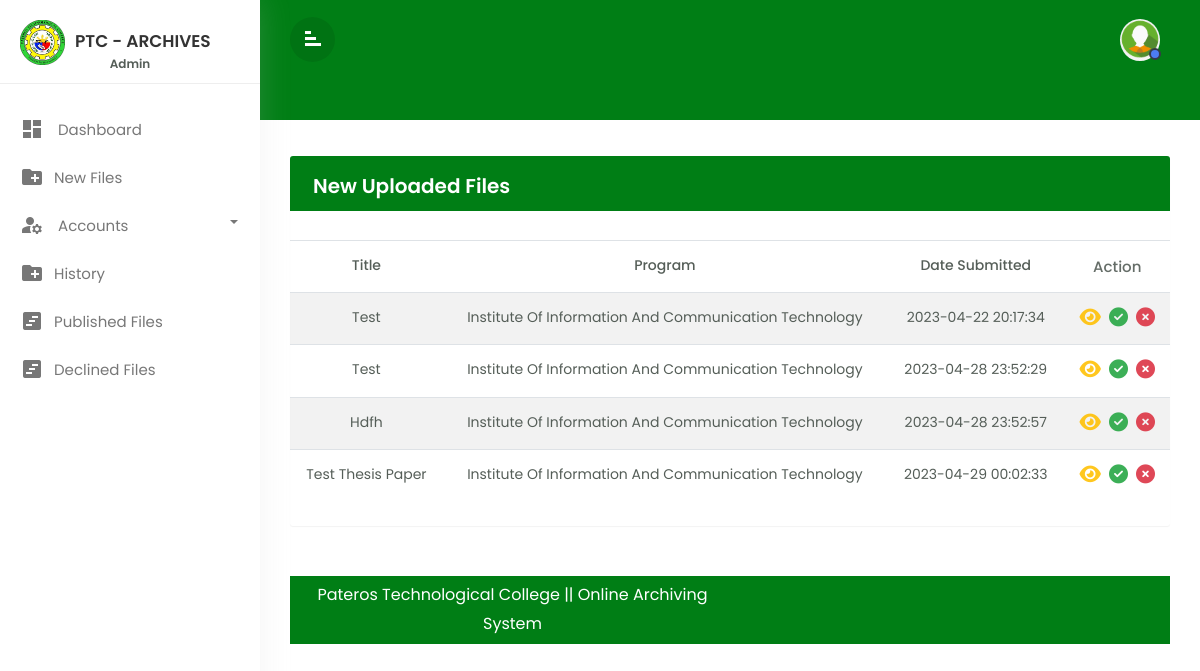
Page /admin/newfiles.php on the earlier database version.
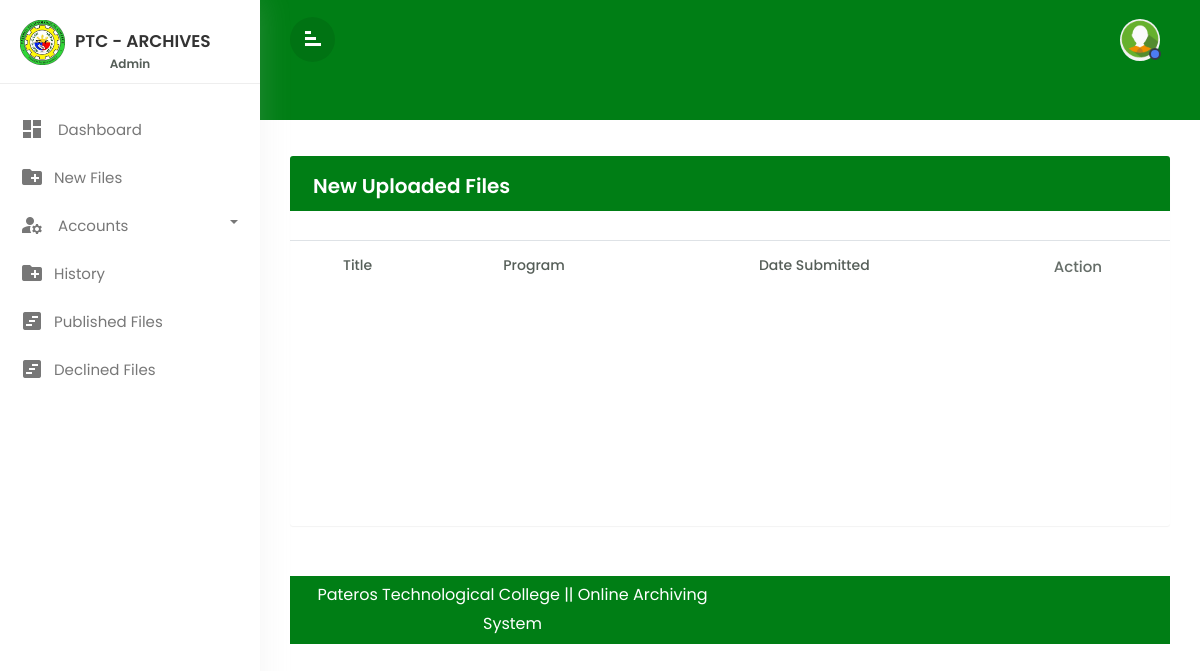
Same page on the later database version.
### tables this page shows
CREATE TABLE `thesisfile` (
  `id` int(11) NOT NULL,
  `Thesis_ID` varchar(50) NOT NULL,
  `Title` varchar(255) NOT NULL,
  `Department` varchar(50) NOT NULL,
  `DateUpload` date NOT NULL,
  `FileName` text NOT NULL,
  `Participants` varchar(255) NOT NULL,
  `Status` varchar(50) NOT NULL DEFAULT 'Pending',
  `Remarks` text NOT NULL,
  `SubmittedBy` varchar(50) NOT NULL,
  `DateCreated` datetime NOT NULL DEFAULT current_timestamp(),
  `LastUpdate` datetime DEFAULT NULL
);

### Model/DisplayTable.php (the view, shortened to what this page needs)
<?php
    class DisplayTable extends config{
        public function displayThesis(){
            $con = $this->openConnection();
            $sqlQ = $con->prepare("SELECT * FROM thesisfile WHERE Status = 'Pending'");
            if($sqlQ->execute()){
                while($row = $sqlQ->fetch()){
                    $id = $row['Thesis_ID'];
                    $Title = $row['Title'];
                    $Department = $row['Department'];
                    $DateCreated = $row['DateCreated'];
                    $Dept = "";
                    if($Department == "IICT"){
                        $Dept = "Institute of Information and Communication Technology";
                    }
                    else if($Department == "IBOA"){
                        $Dept = "Institute of Business and Office Administration";
                    }
                    echo "<tr>
                        <td>${Title}</td>
                        <td>${Dept}</td>
                        <td>${DateCreated}</td>
                        <td style='font-size: 0.95rem;'><a href='javascript:void(0)' id='${id}' class='viewThesis'><i class='fa-solid fa-eye text-warning'></i></a>&nbsp; <a href='javascript:void(0)' id='${id}' class='approveThesis'><i class='fa-solid fa-circle-check text-success'></i></a>&nbsp; <a href='javascript:void(0)' id='${id}' class='disapproveThesis'><i class='fa-solid fa-circle-xmark text-danger'></i></a></td>
                    </tr>";
                }
            }
        }
    }
?>

### admin/newfiles.php (shortened to what this page needs)
<?php
    require_once '../Model/DisplayTable.php';
    $display = new DisplayTable;
?>
<!doctype html>
<html lang="en">
    <head>
        <link rel="stylesheet" href="../css/bootstrap.min.css?v=1">
        <link rel="stylesheet" href="../css/custom.css?v=5">
            <link rel="stylesheet" href="https://cdnjs.cloudflare.com/ajax/libs/font-awesome/6.4.0/css/all.min.css" />
            <link rel="stylesheet" href="//cdn.datatables.net/1.13.4/css/jquery.dataTables.min.css">
    </head>
    <body>
        <div class="wrapper">
            <?php include 'sidebar.php'; ?>
            <div id="content">
                <?php include 'topbar.php'; ?>
                <div class="main-content">
                    <div class="row">
                        <div class="col-md-12">
                            <div class="table-wrapper">
                                <div class="table-title">
                                    <div class="row">
                                        <div class="col-sm-6 p-0 flex justify-content-lg-start justify-content-center">
                                            <h2 class="ml-lg-2">New uploaded files</h2>
                                        </div>
                                    </div>
                                </div>
                                <div class="newfiles">
                                <br>
                                <table class="table table-striped " id="thisTable">
                                    <thead>
                                        <tr>
                                            <td style='font-weight: 500'>Title</td>
                                            <td style='font-weight: 500'>Program</td>
                                            <td style='font-weight: 500'>Date Submitted</td>
                                            <td style='font-weight: 500; font-size: 0.94rem'>Action</td>
                                        </tr>
                                    </thead>
                                    <tbody>
                                       <?php $display->displayThesis(); ?>
                                    </tbody>
                                </table>
                            </div>
                        </div>
                    </div>
                </div>
                  <footer class="footer">
                    <div class="container-fluid">
                        <div class="row">
                            <div class="col-md-6">
                                <nav class="d-flex">
                                    Pateros Technological College || Online Archiving System
                                </nav>
                            </div>
                        </div>
                    </div>
                </footer>
            </div>
    </body>
</html>

### admin/sidebar.php (shortened to what this page needs)
<nav id="sidebar">
    <div class="sidebar-header">
        <h3><img src="../img/ptcoppa.png" class="img-fluid" /><span>PTC - Archives</span></h3>
        <h6 class="labelad">Admin</h6>
    </div>
    <ul class="list-unstyled components">
        <li class="">
            <a href="dashboard.php" class="dashboard"><i class="material-icons">dashboard</i>
                <span>Dashboard</span></a>
        </li>
        <li class="">
            <a href="newfiles.php" >
                <i class="material-icons">create_new_folder</i>New files</a>
        </li>
        <li class="dropdown">
            <a href="#pageSubmenu4" data-toggle="collapse" aria-expanded="false" class="dropdown-toggle">
                <i class="material-icons">manage_accounts</i>
                <span>Accounts</span></a>
        </li>
        <li class="">
            <a href="history.php" >
                <i class="material-icons">create_new_folder</i>History</a>
        </li>
        <li class="">
            <a href="view.php"><i class="material-icons">view_timeline</i><span>Published Files</span></a>
        </li>
        <li class="">
            <a href="declinefiles.php"><i class="material-icons">view_timeline</i><span>Declined Files</span></a>
        </li>
    </ul>
</nav>

### admin/topbar.php (shortened to what this page needs)
<div class="top-navbar fixed-top">
                   <div class="xp-topbar">
                       <div class="row">
                           <div class="col-2 col-md-1 col-lg-1 order-2 order-md-1 align-self-center">
                               <div class="xp-menubar">
                                   <span class="material-icons text-white">signal_cellular_alt
                                   </span>
                               </div>
                           </div>
                           <div class="col-md-5 col-lg-3 order-3 order-md-2">
                           </div>
                           <div class="col-10 col-md-6 col-lg-8 order-1 order-md-3">
                               <div class="xp-profilebar text-right">
                                   <nav class="navbar p-0">
                                       <ul class="nav navbar-nav flex-row ml-auto">
                                           <li class="nav-item dropdown">
                                               <a class="nav-link" href="#" data-toggle="dropdown">
                                                   <img src="../img/profileup.png"
                                                       style="width:40px; border-radius:50%;" />
                                                   <span class="xp-user-live"></span>
                                               </a>
                                           </li>
                                       </ul>
                                   </nav>
                               </div>
                           </div>
                       </div>
                   </div>
               </div>

### css/custom.css (style rules this page uses)
body, html { line-height: 1.8; font-family: 'Poppins', sans-serif; color: #555e58; text-transform: capitalize; font-weight: 400; margin: 0px; padding: 0px; }
.material-icons { font-family: 'Material Icons'; font-weight: normal; font-style: normal; font-size: 24px; display: inline-block; line-height: 1; text-transform: none; letter-spacing: normal; word-wrap: normal; white-space: nowrap; direction: ltr; -webkit-font-smoothing: antialiased; text-rendering: optimizeLegibility; -moz-osx-font-smoothing: grayscale; font-feature-settings: 'liga'; }
h1, h2, h3, h4, h5, h6, .h1, .h3, .h4 { font-weight: 400; line-height: 1.5em; }
a { color: #333; font-weight: 400; }
ul, ol { padding: 0px; margin: 0px; list-style: none; }
ul.components { padding: 20px 0; }
a, a:hover, a:focus { color: #333; text-decoration: none; transition: all 0.3s; }
.wrapper { position: relative; width: 100%; overflow: auto; }
#sidebar { position: fixed; height: 100% !important; top: 0; left: 0; bottom: 0; z-index: 11; width: 260px; overflow: auto; transition: all 0.3s; background-color: rgb(255, 255, 255); box-shadow: 0 0 30px 0 rgba(200 200 200 / 20%); }
@media only screen and (min-width:992px) { #content { width: calc(100% - 260px); position: relative; float: right; transition: all 0.3s; } }
#sidebar .sidebar-header { padding: 20px; background-color: #fff; border-bottom: 1px solid #eee; }
.sidebar-header h3 { color: #333; font-size: 17px; margin: 0px; text-transform: uppercase; transition: all 0.5s ease; font-weight: 600; }
.sidebar-header h3 img { width: 45px; margin-right: 10px; }
#sidebar ul li { padding: 2px 0px; }
.dropdown-toggle::after { position: absolute; right: 22px; top: 18px; color: #777777; }
#sidebar ul li.dropdown { position: sticky; }
#sidebar ul li a { padding: 5px 10px 5px 20px; line-height: 30px; font-size: 15px; position: relative; font-weight: 400; display: block; color: #777777; text-transform: capitalize; }
#sidebar ul li a i { position: relative; margin-right: 10px; top: 6px; }
#content { position: relative; transition: all 0.5s; background-attachment: #f9fafc; }
.top-navbar { width: 100%; z-index: 9; position: relative; padding: 15px 30px; background-color: #007e15; height: 120px; }
.main-content { padding: 30px 30px 0px 30px; }
.navbar { background-color: #007e15; color: #fff; }
.xp-menubar { border-radius: 50%; width: 45px; height: 45px; line-height: 45px; text-align: center; margin-right: 20px; border: none; color: #fff; cursor: pointer; background-color: rgba(0, 0, 0, 0.09); }
.xp-menubar span { margin: 9px; padding: 0px; transform: rotate(90deg); }
.navbar-nav>li>a { color: #fff; }
.navbar-nav li a { position: relative; display: block; padding: 4px 10px !important; }
.xp-user-live { position: absolute; bottom: 5px; right: 9px; width: 12px; height: 12px; border-radius: 50%; border: 2px solid #353b48; background-color: #4c7cf3; }
.table-wrapper { background-color: #fff; margin: 6px 0px 40px 0px; width: 100%; overflow: auto; border-radius: 3px; box-shadow: 0 1px 1px rgb(0 0 0 / 5%); }
.table-title { background: #007e15; color: #fff; position: sticky; top: 0; width: 100%; left: 0; padding: 10px 30px; border-radius: 0px 0px 0 0; }
.table-title h2 { margin: 5px 0 0; font-size: 20px; font-weight: 600; }
table.table, tr, th, table.table, tr, td { border-color: #e9e9e9; padding: 8px 15px; font-size: 14px; font-weight: 400; vertical-align: middle; text-align: center; }
table.table td:last-child { opacity: 0.9; font-size: 22px; margin: 0px 5px; }
footer { background-color: #007e15; color: #fff; text-align: center; padding: 5px; position: relative; margin-top: 10px; width: 100%; }
h6 { font-size: 12px; font-weight: 600; text-align: center; margin-top: -10px; margin-bottom: -10px; }
.newfiles { border: 1px solid; border: #000; width: 100%; height: 315px; overflow: auto; }
table.table td a { font-weight: bold; color: #566787; display: inline-block; text-decoration: none; outline: none !important; }
table.table td i { font-size: 19px; }

Differences in the rows shown:
removed thesisfile: Title "Test", Department "Institute Of Information And Communication Technology", DateCreated "2023-04-22 20:17:34"
removed thesisfile: Title "Test", Department "Institute Of Information And Communication Technology", DateCreated "2023-04-28 23:52:29"
removed thesisfile: Title "Hdfh", Department "Institute Of Information And Communication Technology", DateCreated "2023-04-28 23:52:57"
removed thesisfile: Title "Test Thesis Paper", Department "Institute Of Information And Communication Technology", DateCreated "2023-04-29 00:02:33"
